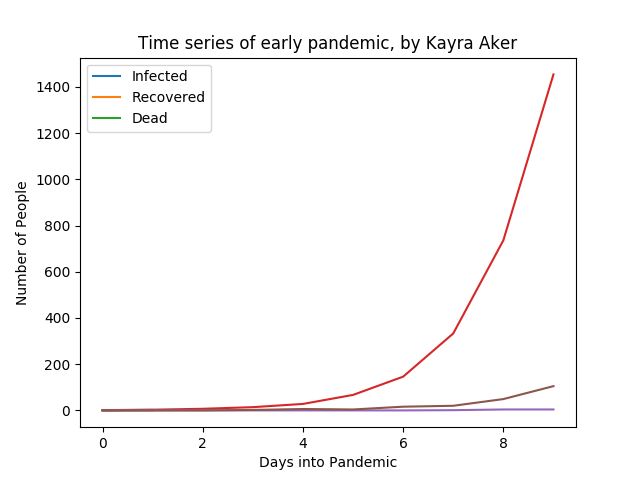

The script that saved this image:
# COMP 202 Assignment 4
# Name: Kayra Aker
# Student ID: 260837168


import doctest
from datetime import datetime
import numpy as np
import matplotlib.pyplot as plt


def date_diff(date1, date2):
    '''
    (str, str) -> int
    Take dates formatted in ISO format (%Y-%m-%d)
    Return number of days apart the two dates are
    Note that date can be positive/negative:
        - if the first date is earlier than the second date, the number should be positive;
        - if the second date is earlier than the first date, the number should be negative;
    >>> date_diff('2019-10-31', '2019-11-2') 
    2
    >>> date_diff('2020-7-1', '2020-7-30') 
    29
    >>> date_diff('2018-10-31', '2000-11-2') 
    -6572
    '''
    # convert date from string to integer given its specified ISO format 
    date1 = datetime.strptime(date1, '%Y-%m-%d')
    date2 = datetime.strptime(date2, '%Y-%m-%d')
    # compute difference between dates
    time_delta = date2 - date1
    # return difference as number of days
    return time_delta.days


def get_age(date1, date2):
    '''
    (str, str) -> int
    Take dates formatted in ISO format (%Y-%m-%d)
    Take 1 year = 365.2425 days
    Return number of years apart the two dates are
    Note that date can be positive/negative:
        - if the first date is earlier than the second date, the number should be positive;
        - if the second date is earlier than the first date, the number should be negative;
    >>> get_age('2018-10-31', '2019-11-2')
    1
    >>> get_age('2018-10-31', '2000-11-2')
    -17
    >>> get_age('2016-10-31', '2019-9-2') 
    2
    '''
    # take 1 year = 365.2425 days 
    one_year = 365.2425
    # compute number of years 
    years = date_diff(date1, date2) / one_year
    # return number of years as an integer (rounded down)
    return int(years)


def stage_three(input_filename, output_filename):
    '''
    (str, str) -> dict
    Read input_filename.
    Determine the index date (i.e. first date in the first line of the file).
    Write to output_filename after making the following changes: 
        1. Replace the date of each record with the date_diff of that date and the index date.
        2. Replace the date of birth with age at the time of the index date.
        3. Replace the status with one of 
            - I (Infected, infecté(e)) 
            - R (Recovered, récupéré(e))  
            - D (Dead, mort(e))
    Return a dictionary, where:
        - the keys are each day of the pandemic (int)
        - the values are a dictionary, where:
            - the keys are the state (string)
            - the values are number of people in that state that day (int)
    >>> stage_three('example_2.tsv', 'example_3.tsv')
    {0: {'I': 1, 'D': 0, 'R': 0}, 1: {'I': 2, 'D': 1, 'R': 0}}
    >>> stage_three('260837168_2.tsv', '260837168_3.tsv')
    {0: {'I': 1, 'D': 0, 'R': 0}, 1: {'I': 3, 'D': 0, 'R': 0}, 2: {'I': 7, 'D': 0, 'R': 0}, 3: {'I': 14, 'D': 2, 'R': 0}, 4: {'I': 28, 'D': 6, 'R': 0}, 5: {'I': 67, 'D': 4, 'R': 0}, 6: {'I': 146, 'D': 16, 'R': 0}, 7: {'I': 333, 'D': 20, 'R': 1}, 8: {'I': 736, 'D': 49, 'R': 4}, 9: {'I': 1454, 'D': 105, 'R': 4}}
    '''
    # open relevant files
    input_file = open(input_filename, 'r', encoding='utf-8')
    output_file = open(output_filename, 'w', encoding='utf-8')
    # store lines from input_filename as a list
    input_lines = input_file.readlines()
    # initialize dictionary
    day_dict = {}
    # note index date
    index_date = input_lines[0].split('\t')[2]
    # do for all lines
    for line in input_lines:
        # split line by delimiter into list
        line_list = line.split('\t')
        # replace date with difference in days from index date
        line_list[2] = str(date_diff(index_date, line_list[2]))
        # replace DOB with age at index date
        line_list[3] = str(get_age(line_list[3], index_date))
        # standardize status labels
        line_list[6] = line_list[6][0].upper()
        if line_list[6] == 'M':
            line_list[6] = 'D'
        # update dictionary
        if int(line_list[2]) not in day_dict.keys():
            day_dict[int(line_list[2])] = {'I': 0, 'D': 0, 'R': 0}
        day_dict[int(line_list[2])][line_list[6]] += 1
        # join list by delimiter back into a string
        line = '\t'.join(line_list)
        # write line to output_filename
        output_file.write(line)
    # close relevant files
    input_file.close()
    output_file.close()
    # return dictionary in desired format
    return day_dict


def plot_time_series(day_dict):
    '''
    dict -> list
    Plot a time series and save as .png file.
    Return a list of lists, where each sublist represents each day of the pandemic 
    i.e. [how many people infected, how many people recovered, how many people dead]
    >>> day_dict = stage_three('example_2.tsv', 'example_3.tsv')
    >>> plot_time_series(day_dict)
    [[1, 0, 0], [2, 0, 1]]
    >>> day_dict = stage_three('260837168_2.tsv', '260837168_3.tsv')
    >>> plot_time_series(day_dict)
    [[1, 0, 0], [3, 0, 0], [7, 0, 0], [14, 0, 2], [28, 0, 6], [67, 0, 4], [146, 0, 16], [333, 1, 20], [736, 4, 49], [1454, 4, 105]]
    '''
    # initialize empty lists to save data points
    day_list = []
    I = []
    R = []
    D = []
    # append data point for every (key, value) pair in sorted dictionary
    for _, status_dict in sorted(day_dict.items()):
        I.append(status_dict['I'])
        R.append(status_dict['R'])
        D.append(status_dict['D'])
        day_list.append([status_dict['I'], status_dict['R'], status_dict['D']])
    # plot points per status
    plt.plot(range(0,len(day_list)), I)
    plt.plot(range(0,len(day_list)), R)
    plt.plot(range(0,len(day_list)), D)
    # add title, axis labels, legend
    plt.title('Time series of early pandemic, by Kayra Aker')
    plt.xlabel('Days into Pandemic')
    plt.ylabel('Number of People')
    plt.legend(['Infected', 'Recovered', 'Dead'])
    # save figure
    plt.savefig('time_series.png')
    # return list in desired format
    return day_list


if __name__ == '__main__':
    doctest.testmod()